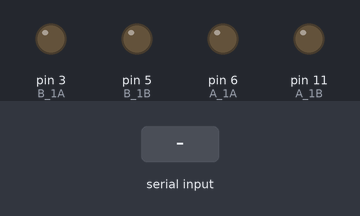
Bench run of a sketch on a simulated Arduino Uno, built with avr-gcc and run on an emulated ATmega328P. Parts: output pins drawn as LEDs (lit = HIGH). The inputs (shaded band) are chosen by the test bench. What the sketch prints to the serial monitor is not drawn.

Above: at 1.2 s.
1.3 s: "b" received over the second serial link
At 1.6 s:
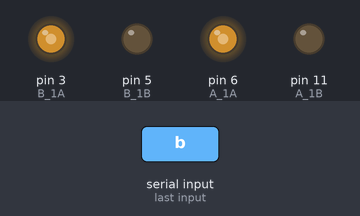
2.8 s: "f" received over the second serial link
At 3.9 s:
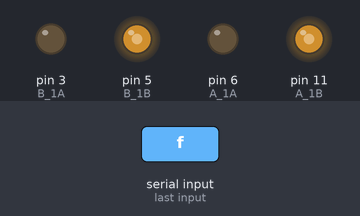
4.3 s: "r" received over the second serial link
At 5.0 s:
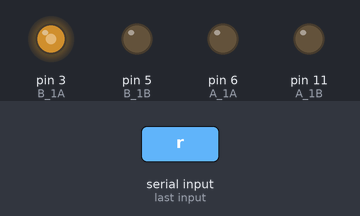
5.8 s: "l" received over the second serial link
At 6.2 s:
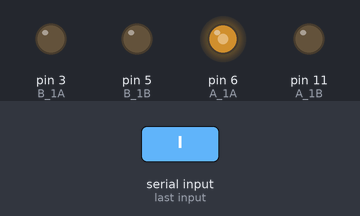
Timing chart, 0 to 8.3 s (numbered marks = the images above; inputs shaded):
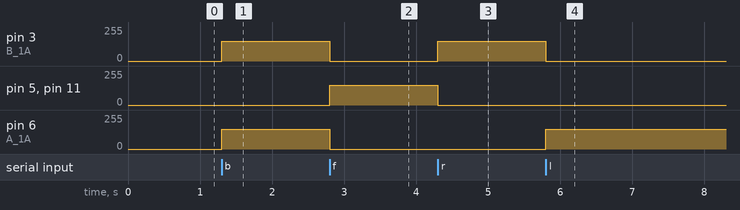

The sketch:

________RCCar.ino
```cpp
#include <SoftwareSerial.h>
/* L9110s 모터드라이버
   오른쪽모터
   L9110s A_1A 6
   L9110s A_1B 11
   왼쪽모터
   L9110s B_1A 3
   L9110s B_1B 5
*/
int A_1A = 6;
int A_1B = 11;
int B_1A = 3;
int B_1B = 5;

/*
   HC-06 블루투스 모듈
   HC-06 RX - D13
   HC-06 TX - D12
*/
int btRxPin = 12;
int btTxPin = 13;

SoftwareSerial bluetoothSerial(btRxPin, btTxPin);
int speed = 150;

void setup() {
  Serial.begin(9600);
  // 블루투스를 baud rate 9600으로 시작합니다.
  bluetoothSerial.begin(9600);
  //핀을 초기화합니다.
  //L9110S 모터드라이버의 핀들을 출력으로 변경합니다.
  pinMode(A_1A, OUTPUT);
  pinMode(A_1B, OUTPUT);
  pinMode(B_1A, OUTPUT);
  pinMode(B_1B, OUTPUT);
  digitalWrite(A_1A, LOW);
  digitalWrite(A_1B, LOW);
  digitalWrite(B_1A, LOW);
  digitalWrite(B_1B, LOW);
}

/**
   함수내 코드가 무한히 실행됩니다.
*/
void loop() {
  /*
    'f' - 전진명령(forward)
    'b' - 후진명령(back)
    'l' - 왼쪽명령(left)
    'r' - 오른쪽명령(right)
    's' - 정지명령(stop)
  */
  char cmd ;

  if (bluetoothSerial.available()) {
    cmd = bluetoothSerial.read();
    Serial.print(cmd);

    switch (cmd) {
      case 'b':
        //모터A 정회전
        analogWrite(A_1A, speed);
        analogWrite(A_1B, 0);
        //모터B 정회전
        analogWrite(B_1A, speed);
        analogWrite(B_1B, 0);
        break;
      case 'f':
        //모터A 역회전
        analogWrite(A_1A, 0);
        analogWrite(A_1B, speed);
        //모터B 역회전
        analogWrite(B_1A, 0);
        analogWrite(B_1B, speed);
        break;
      case 'r':
        //모터A 정회전
        analogWrite(A_1A, 0);
        analogWrite(A_1B, 0);
        //모터B 역회전
        analogWrite(B_1A, speed);
        analogWrite(B_1B, 0);
        break;
      case 'l':
        //모터A 역회전
        analogWrite(A_1A, speed);
        analogWrite(A_1B, 0);
        //모터B 정회전
        analogWrite(B_1A, 0);
        analogWrite(B_1B, 0);
        break;
      case 's':
        //모터A 정지
        analogWrite(A_1A, 0);
        analogWrite(A_1B, 0);
        //모터B 정지
        analogWrite(B_1A, 0);
        analogWrite(B_1B, 0);
        break;
    }
  }
}
```

Measured:
- after the input at 1.3 s, pin 3 (B_1A), pin 6 (A_1A): 0/255 → 150/255 at once
- after the input at 2.8 s, pin 3 (B_1A), pin 6 (A_1A): 150/255 → 0/255 at once; pin 5 (B_1B), pin 11 (A_1B): 0/255 → 150/255 at once
- after the input at 4.3 s, pin 3 (B_1A): 0/255 → 150/255 at once; pin 5 (B_1B), pin 11 (A_1B): 150/255 → 0/255 at once
- after the input at 5.8 s, pin 3 (B_1A): 150/255 → 0/255 at once; pin 6 (A_1A): 0/255 → 150/255 at once
